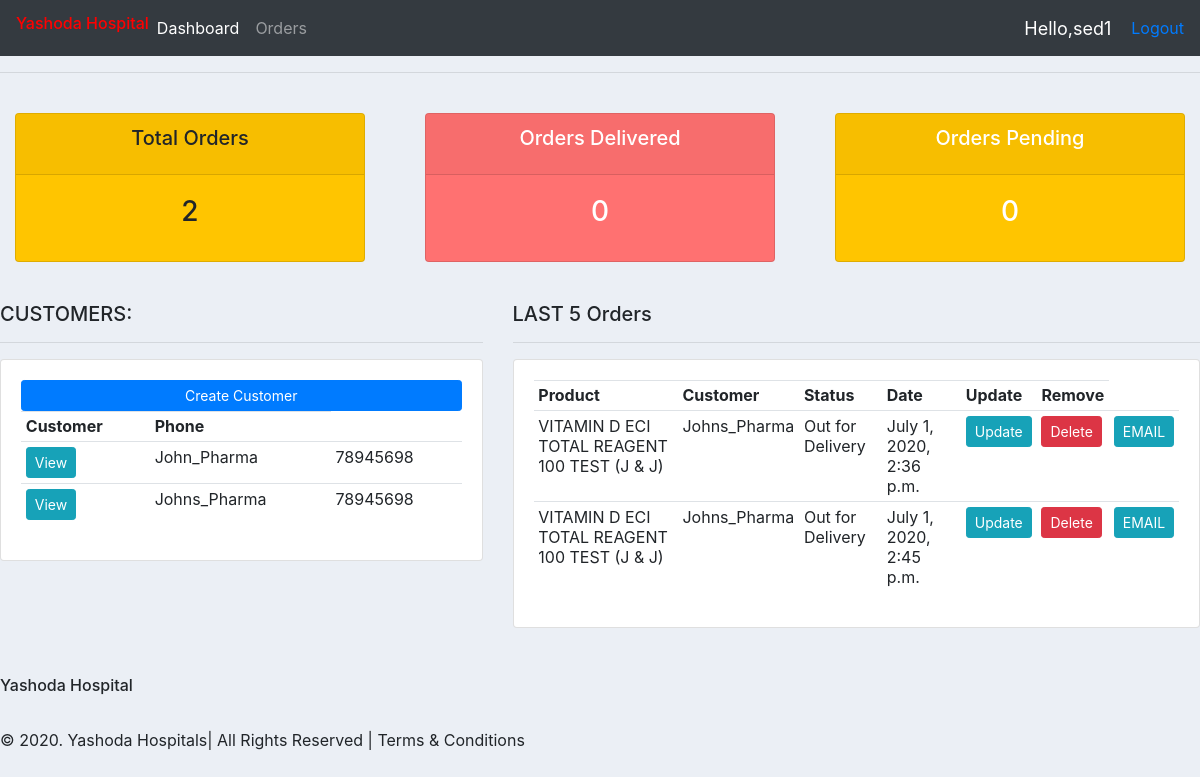
The app's page / (signed in), older data.
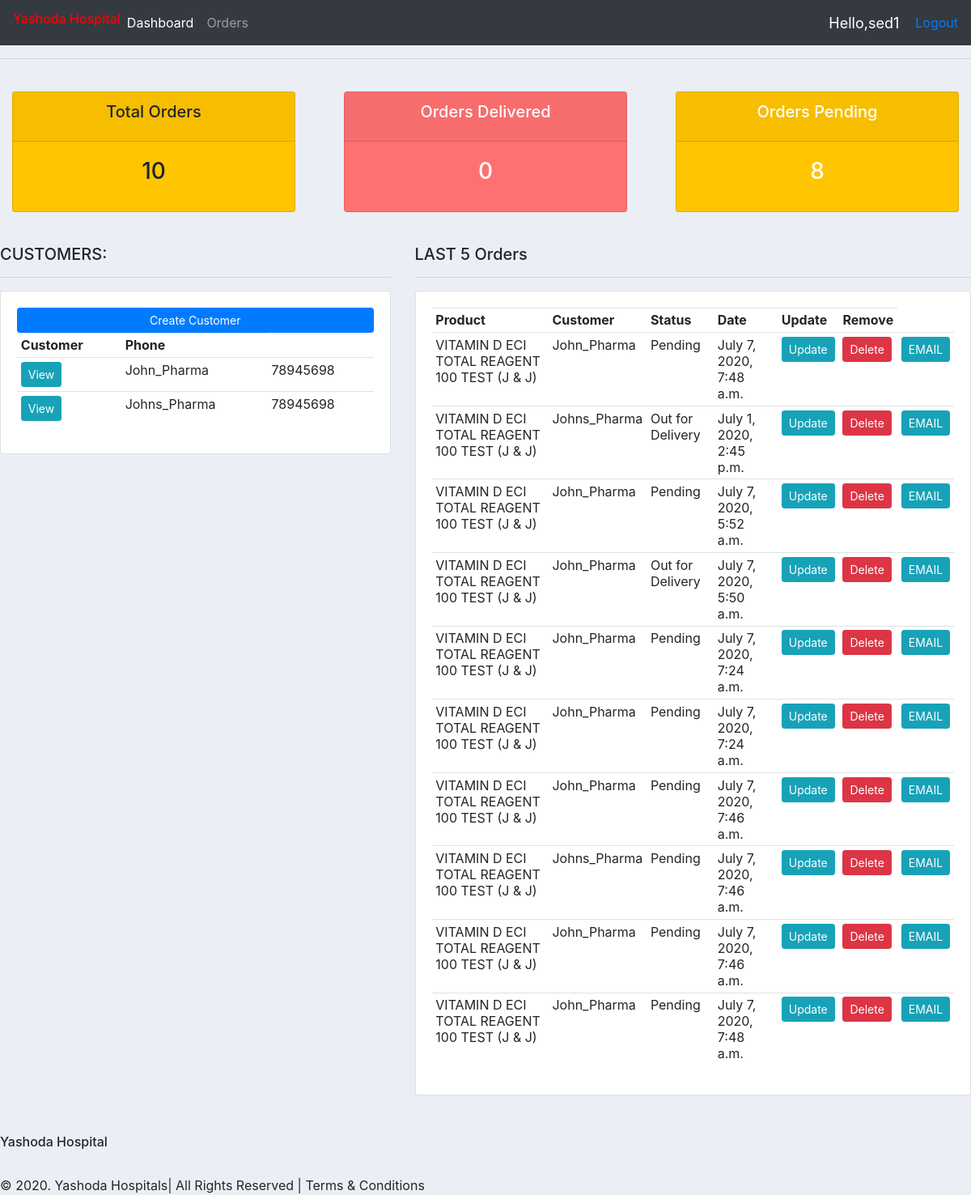
The same page, newer data.
### accounts/models.py (models this page shows, shortened)
class Customer(models.Model):
    name = models.CharField(max_length=200,null=True)
    phone = models.CharField(max_length=200,null=True)
    email = models.CharField(max_length=200,null=True)
    date_created = models.DateTimeField(auto_now=True, null=True)
    def __str__(self):
        return self.name

class Order(models.Model):
    STATUS = (
            ('Pending','Pending'),
            ('Out for Delivery', 'Out for Delivery'),
            ('Delivered','Delivered'),
    )
    customer = models.ForeignKey(Customer,null=True,on_delete=models.SET_NULL)
    products = models.ForeignKey(Product,null=True,on_delete=models.SET_NULL)
    data_created = models.DateTimeField(auto_now=True, null=True)
    status = models.CharField(max_length=200, null=True, choices=STATUS)
    tags = models.ManyToManyField(Tag)

class Product(models.Model):
    amount = models.FloatField(null=True)
    code = models.CharField(max_length=200,null=True)
    name = models.CharField(max_length=200,null=True)
    unit = models.FloatField(null=True)
    department = models.CharField(max_length=200,null=True)
    balance = models.FloatField(null=True)
    kit =models.CharField(max_length=200,null=True)
    data_created = models.DateTimeField(auto_now=True, null=True)
    tags = models.ManyToManyField(Tag)
    def __str__(self):
            return self.name

### accounts/views.py (the view)
# urls.py: path('',views.home,name="home"),
@login_required(login_url='login')
def home(request):
	orders = Order.objects.all()
	customers = Customer.objects.all()
	total_customers = customers.count()
	total_orders = orders.count()
	delivered = orders.filter(status='Delivered').count()
	pending = orders.filter(status = 'Pending').count()
	context = {'orders': orders , 'customers':customers,
	'total_orders':total_orders, 'delivered':delivered,
	'pending':pending}
	return render(request, 'accounts/dashboard.html', context)

### accounts/templates/accounts/dashboard.html
{% extends 'accounts/main.html' %}
{% block content %}
{% include 'accounts/status.html' %}
<br>
<div class = "row">
  <div class = "col-md-5">
    <h5> CUSTOMERS: </h5>
    <hr>
    <div class="card card-body">
      <a class="btn btn-primary btn-sm btn-block" href=""> Create Customer
        </a>
        <table class="table table-sm">
          <tr>
            <th> Customer </th>
            <th> Phone </th>
            {% for customer in customers %}
              <tr>
                <td><a a class="btn btn-primary btn-sm btn-info" href= "{% url 'customer' customer.id %}" >View</a></td>
                <td>{{customer.name}} </td>
                <td>{{customer.phone}} </td>
              </tr>
            {% endfor %}
          </tr>
        </table>
        </div>
      </div>
<div class = "col-md-7">
  <h5>LAST 5 Orders </h5>
  <hr>
  <div class="card card-body">
    <table class ="table table-sm">
      <tr>
        <th>Product</th>
        <th>Customer</th>
        <th>Status</th>
        <th>Date</th>
        <th>Update</th>
        <th>Remove</th>
      </tr>
      {% for order in orders %}
        <tr>
          <td>{{order.products}}</td>
          <td>{{order.customer}}</td>
          <td>{{order.status}} </td>
          <td>{{order.data_created}}</td>
          <td><a class="btn btn-primary btn-sm btn-info" href="{% url 'update_order' order.id %}">Update</a></td>
          <td><a class="btn btn-primary btn-sm btn-danger" href="{% url 'delete_order' order.id %}">Delete</a></td>
          <td><a class="btn btn-primary btn-sm btn-info" href="">EMAIL</a></td>
        </tr>
      {% endfor %}
    </table>
    </div>
    </div>
</div>
{% endblock %}

Row changes from the older to the newer data that the page shows:
changed Order (number 1 of 10 on the later page): customer "Johns_Pharma" → "John_Pharma"; status "Out for Delivery" → "Pending"; data_created "July 1, 2020, 2:36 p.m." → "July 7, 2020, 7:48 a.m."
added Order: products "VITAMIN D ECI TOTAL REAGENT 100 TEST (J & J)", customer "John_Pharma", status "Pending", data_created "July 7, 2020, 5:52 a.m."
added Order: products "VITAMIN D ECI TOTAL REAGENT 100 TEST (J & J)", customer "John_Pharma", status "Out for Delivery", data_created "July 7, 2020, 5:50 a.m."
added Order: products "VITAMIN D ECI TOTAL REAGENT 100 TEST (J & J)", customer "John_Pharma", status "Pending", data_created "July 7, 2020, 7:24 a.m."
added Order: products "VITAMIN D ECI TOTAL REAGENT 100 TEST (J & J)", customer "John_Pharma", status "Pending", data_created "July 7, 2020, 7:24 a.m."
added Order: products "VITAMIN D ECI TOTAL REAGENT 100 TEST (J & J)", customer "John_Pharma", status "Pending", data_created "July 7, 2020, 7:46 a.m."
added Order: products "VITAMIN D ECI TOTAL REAGENT 100 TEST (J & J)", customer "Johns_Pharma", status "Pending", data_created "July 7, 2020, 7:46 a.m."
added Order: products "VITAMIN D ECI TOTAL REAGENT 100 TEST (J & J)", customer "John_Pharma", status "Pending", data_created "July 7, 2020, 7:46 a.m."
added Order: products "VITAMIN D ECI TOTAL REAGENT 100 TEST (J & J)", customer "John_Pharma", status "Pending", data_created "July 7, 2020, 7:48 a.m."
Text that changed along with them:
{{ total_orders }}: "2" → "10"
{{ pending }}: "0" → "8"
